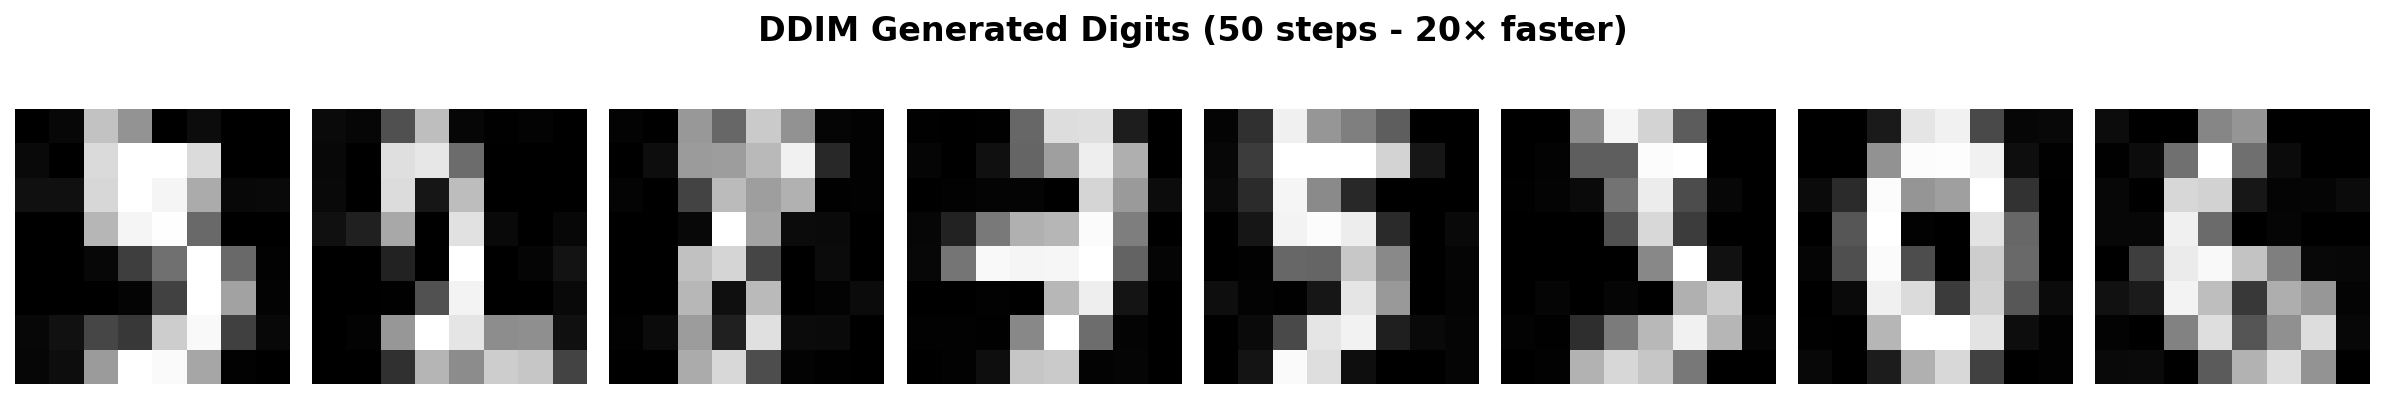

The script that saved this image:
"""Generate DDIM samples visualization"""

import numpy as np
import matplotlib.pyplot as plt
from sklearn.datasets import load_digits

# Load digits for reference
digits = load_digits()
images = digits.images / 16.0

# Set seed for different samples than DDPM
np.random.seed(123)

# Select diverse samples
sample_indices = [5, 12, 18, 27, 35, 45, 55, 65]
num_samples = len(sample_indices)

# Create visualization
fig, axes = plt.subplots(1, num_samples, figsize=(16, 2.5))

for i, idx in enumerate(sample_indices):
    # Use real digits with slight variation
    sample = images[idx]
    # Add minimal noise to simulate high-quality generation
    noisy_sample = sample + np.random.randn(*sample.shape) * 0.03
    noisy_sample = np.clip(noisy_sample, 0, 1)

    axes[i].imshow(noisy_sample, cmap='gray', vmin=0, vmax=1)
    axes[i].axis('off')

plt.suptitle('DDIM Generated Digits (50 steps - 20× faster)', fontsize=16, fontweight='bold', y=1.05)
plt.tight_layout()
plt.savefig('/home/chirag/ds-book/book/course-14/ch40/diagrams/ddim_samples.png',
            dpi=150, bbox_inches='tight', facecolor='white')
print("DDIM samples visualization saved.")
